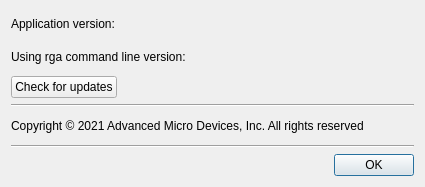
<?xml version="1.0" encoding="UTF-8"?>
<ui version="4.0">
 <class>RgAboutDialog</class>
 <widget class="QDialog" name="rgAboutDialog">
  <property name="geometry">
   <rect>
    <x>0</x>
    <y>0</y>
    <width>425</width>
    <height>187</height>
   </rect>
  </property>
  <property name="windowTitle">
   <string>About Radeon GPU Analyzer</string>
  </property>
  <layout class="QVBoxLayout" name="verticalLayout_2">
   <property name="sizeConstraint">
    <enum>QLayout::SetMinimumSize</enum>
   </property>
   <item>
    <layout class="QVBoxLayout" name="verticalLayout">
     <item>
      <widget class="QLabel" name="ApplicationVersionLabel">
       <property name="text">
        <string>Application version:</string>
       </property>
      </widget>
     </item>
     <item>
      <widget class="QLabel" name="CliVersionLabel">
       <property name="text">
        <string>Using rga command line version:</string>
       </property>
      </widget>
     </item>
     <item>
      <layout class="QHBoxLayout" name="horizontalLayout">
       <item>
        <widget class="QPushButton" name="checkForUpdatesButton">
         <property name="text">
          <string>Check for updates</string>
         </property>
         <property name="flat">
          <bool>false</bool>
         </property>
        </widget>
       </item>
       <item>
        <spacer name="horizontalSpacer_2">
         <property name="orientation">
          <enum>Qt::Horizontal</enum>
         </property>
         <property name="sizeHint" stdset="0">
          <size>
           <width>40</width>
           <height>20</height>
          </size>
         </property>
        </spacer>
       </item>
      </layout>
     </item>
     <item>
      <widget class="Line" name="line">
       <property name="orientation">
        <enum>Qt::Horizontal</enum>
       </property>
      </widget>
     </item>
     <item>
      <widget class="QLabel" name="label">
       <property name="text">
        <string>Copyright © 2021 Advanced Micro Devices, Inc. All rights reserved</string>
       </property>
      </widget>
     </item>
     <item>
      <widget class="Line" name="line_2">
       <property name="orientation">
        <enum>Qt::Horizontal</enum>
       </property>
      </widget>
     </item>
     <item>
      <layout class="QHBoxLayout" name="horizontalLayout_2">
       <item>
        <spacer name="horizontalSpacer">
         <property name="orientation">
          <enum>Qt::Horizontal</enum>
         </property>
         <property name="sizeHint" stdset="0">
          <size>
           <width>40</width>
           <height>20</height>
          </size>
         </property>
        </spacer>
       </item>
       <item>
        <widget class="QDialogButtonBox" name="buttonBox">
         <property name="cursor">
          <cursorShape>ArrowCursor</cursorShape>
         </property>
         <property name="orientation">
          <enum>Qt::Horizontal</enum>
         </property>
         <property name="standardButtons">
          <set>QDialogButtonBox::Ok</set>
         </property>
        </widget>
       </item>
      </layout>
     </item>
    </layout>
   </item>
  </layout>
 </widget>
 <resources/>
 <connections>
  <connection>
   <sender>buttonBox</sender>
   <signal>rejected()</signal>
   <receiver>rgAboutDialog</receiver>
   <slot>reject()</slot>
   <hints>
    <hint type="sourcelabel">
     <x>316</x>
     <y>260</y>
    </hint>
    <hint type="destinationlabel">
     <x>286</x>
     <y>274</y>
    </hint>
   </hints>
  </connection>
  <connection>
   <sender>buttonBox</sender>
   <signal>accepted()</signal>
   <receiver>rgAboutDialog</receiver>
   <slot>accept()</slot>
   <hints>
    <hint type="sourcelabel">
     <x>248</x>
     <y>254</y>
    </hint>
    <hint type="destinationlabel">
     <x>157</x>
     <y>274</y>
    </hint>
   </hints>
  </connection>
 </connections>
</ui>
